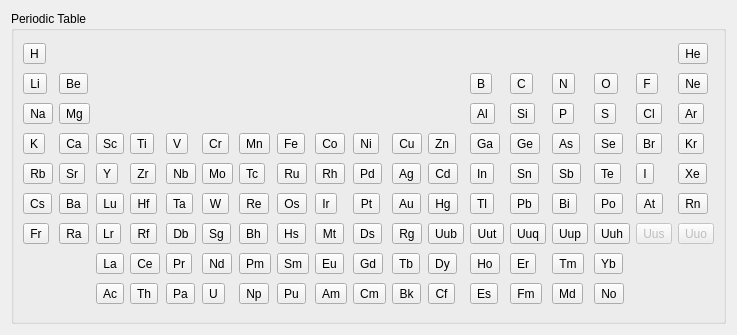
<ui version="4.0" >
 <class>PeriodicTableDialog</class>
 <widget class="QDialog" name="PeriodicTableDialog" >
  <property name="geometry" >
   <rect>
    <x>0</x>
    <y>0</y>
    <width>585</width>
    <height>335</height>
   </rect>
  </property>
  <property name="windowTitle" >
   <string>Periodic Table</string>
  </property>
  <layout class="QGridLayout" >
   <item row="0" column="0" >
    <widget class="QGroupBox" name="groupBox" >
     <property name="title" >
      <string>Periodic Table</string>
     </property>
     <layout class="QGridLayout" >
      <item row="0" column="0" >
       <widget class="QToolButton" name="toolButton" >
        <property name="text" >
         <string>H</string>
        </property>
       </widget>
      </item>
      <item row="0" column="17" >
       <widget class="QToolButton" name="toolButton_2" >
        <property name="text" >
         <string>He</string>
        </property>
       </widget>
      </item>
      <item row="1" column="0" >
       <widget class="QToolButton" name="toolButton_3" >
        <property name="text" >
         <string>Li</string>
        </property>
       </widget>
      </item>
      <item row="1" column="1" >
       <widget class="QToolButton" name="toolButton_4" >
        <property name="text" >
         <string>Be</string>
        </property>
       </widget>
      </item>
      <item row="1" column="12" >
       <widget class="QToolButton" name="toolButton_5" >
        <property name="text" >
         <string>B</string>
        </property>
       </widget>
      </item>
      <item row="1" column="13" >
       <widget class="QToolButton" name="toolButton_6" >
        <property name="text" >
         <string>C</string>
        </property>
       </widget>
      </item>
      <item row="1" column="14" >
       <widget class="QToolButton" name="toolButton_7" >
        <property name="text" >
         <string>N</string>
        </property>
       </widget>
      </item>
      <item row="1" column="15" >
       <widget class="QToolButton" name="toolButton_8" >
        <property name="text" >
         <string>O</string>
        </property>
       </widget>
      </item>
      <item row="1" column="16" >
       <widget class="QToolButton" name="toolButton_9" >
        <property name="text" >
         <string>F</string>
        </property>
       </widget>
      </item>
      <item row="1" column="17" >
       <widget class="QToolButton" name="toolButton_10" >
        <property name="text" >
         <string>Ne</string>
        </property>
       </widget>
      </item>
      <item row="2" column="0" >
       <widget class="QToolButton" name="toolButton_11" >
        <property name="text" >
         <string>Na</string>
        </property>
       </widget>
      </item>
      <item row="2" column="1" >
       <widget class="QToolButton" name="toolButton_12" >
        <property name="text" >
         <string>Mg</string>
        </property>
       </widget>
      </item>
      <item row="2" column="12" >
       <widget class="QToolButton" name="toolButton_13" >
        <property name="text" >
         <string>Al</string>
        </property>
       </widget>
      </item>
      <item row="2" column="13" >
       <widget class="QToolButton" name="toolButton_14" >
        <property name="text" >
         <string>Si</string>
        </property>
       </widget>
      </item>
      <item row="2" column="14" >
       <widget class="QToolButton" name="toolButton_15" >
        <property name="text" >
         <string>P</string>
        </property>
       </widget>
      </item>
      <item row="2" column="15" >
       <widget class="QToolButton" name="toolButton_16" >
        <property name="text" >
         <string>S</string>
        </property>
       </widget>
      </item>
      <item row="2" column="16" >
       <widget class="QToolButton" name="toolButton_17" >
        <property name="text" >
         <string>Cl</string>
        </property>
       </widget>
      </item>
      <item row="2" column="17" >
       <widget class="QToolButton" name="toolButton_18" >
        <property name="text" >
         <string>Ar</string>
        </property>
       </widget>
      </item>
      <item row="3" column="0" >
       <widget class="QToolButton" name="toolButton_19" >
        <property name="text" >
         <string>K</string>
        </property>
       </widget>
      </item>
      <item row="3" column="1" >
       <widget class="QToolButton" name="toolButton_20" >
        <property name="text" >
         <string>Ca</string>
        </property>
       </widget>
      </item>
      <item row="3" column="2" >
       <widget class="QToolButton" name="toolButton_21" >
        <property name="text" >
         <string>Sc</string>
        </property>
       </widget>
      </item>
      <item row="3" column="3" >
       <widget class="QToolButton" name="toolButton_22" >
        <property name="text" >
         <string>Ti</string>
        </property>
       </widget>
      </item>
      <item row="3" column="4" >
       <widget class="QToolButton" name="toolButton_23" >
        <property name="text" >
         <string>V</string>
        </property>
       </widget>
      </item>
      <item row="3" column="5" >
       <widget class="QToolButton" name="toolButton_24" >
        <property name="text" >
         <string>Cr</string>
        </property>
       </widget>
      </item>
      <item row="3" column="6" >
       <widget class="QToolButton" name="toolButton_25" >
        <property name="text" >
         <string>Mn</string>
        </property>
       </widget>
      </item>
      <item row="3" column="7" >
       <widget class="QToolButton" name="toolButton_26" >
        <property name="text" >
         <string>Fe</string>
        </property>
       </widget>
      </item>
      <item row="3" column="8" >
       <widget class="QToolButton" name="toolButton_27" >
        <property name="text" >
         <string>Co</string>
        </property>
       </widget>
      </item>
      <item row="3" column="9" >
       <widget class="QToolButton" name="toolButton_28" >
        <property name="text" >
         <string>Ni</string>
        </property>
       </widget>
      </item>
      <item row="3" column="10" >
       <widget class="QToolButton" name="toolButton_29" >
        <property name="text" >
         <string>Cu</string>
        </property>
       </widget>
      </item>
      <item row="3" column="11" >
       <widget class="QToolButton" name="toolButton_30" >
        <property name="text" >
         <string>Zn</string>
        </property>
       </widget>
      </item>
      <item row="3" column="12" >
       <widget class="QToolButton" name="toolButton_31" >
        <property name="text" >
         <string>Ga</string>
        </property>
       </widget>
      </item>
      <item row="3" column="13" >
       <widget class="QToolButton" name="toolButton_32" >
        <property name="text" >
         <string>Ge</string>
        </property>
       </widget>
      </item>
      <item row="3" column="14" >
       <widget class="QToolButton" name="toolButton_33" >
        <property name="text" >
         <string>As</string>
        </property>
       </widget>
      </item>
      <item row="3" column="15" >
       <widget class="QToolButton" name="toolButton_34" >
        <property name="text" >
         <string>Se</string>
        </property>
       </widget>
      </item>
      <item row="3" column="16" >
       <widget class="QToolButton" name="toolButton_35" >
        <property name="text" >
         <string>Br</string>
        </property>
       </widget>
      </item>
      <item row="3" column="17" >
       <widget class="QToolButton" name="toolButton_36" >
        <property name="text" >
         <string>Kr</string>
        </property>
       </widget>
      </item>
      <item row="4" column="0" >
       <widget class="QToolButton" name="toolButton_37" >
        <property name="text" >
         <string>Rb</string>
        </property>
       </widget>
      </item>
      <item row="4" column="1" >
       <widget class="QToolButton" name="toolButton_38" >
        <property name="text" >
         <string>Sr</string>
        </property>
       </widget>
      </item>
      <item row="4" column="2" >
       <widget class="QToolButton" name="toolButton_39" >
        <property name="text" >
         <string>Y</string>
        </property>
       </widget>
      </item>
      <item row="4" column="3" >
       <widget class="QToolButton" name="toolButton_40" >
        <property name="text" >
         <string>Zr</string>
        </property>
       </widget>
      </item>
      <item row="4" column="4" >
       <widget class="QToolButton" name="toolButton_41" >
        <property name="text" >
         <string>Nb</string>
        </property>
       </widget>
      </item>
      <item row="4" column="5" >
       <widget class="QToolButton" name="toolButton_42" >
        <property name="text" >
         <string>Mo</string>
        </property>
       </widget>
      </item>
      <item row="4" column="6" >
       <widget class="QToolButton" name="toolButton_43" >
        <property name="text" >
         <string>Tc</string>
        </property>
       </widget>
      </item>
      <item row="4" column="7" >
       <widget class="QToolButton" name="toolButton_44" >
        <property name="text" >
         <string>Ru</string>
        </property>
       </widget>
      </item>
      <item row="4" column="8" >
       <widget class="QToolButton" name="toolButton_45" >
        <property name="text" >
         <string>Rh</string>
        </property>
       </widget>
      </item>
      <item row="4" column="9" >
       <widget class="QToolButton" name="toolButton_46" >
        <property name="text" >
         <string>Pd</string>
        </property>
       </widget>
      </item>
      <item row="4" column="10" >
       <widget class="QToolButton" name="toolButton_47" >
        <property name="text" >
         <string>Ag</string>
        </property>
       </widget>
      </item>
      <item row="4" column="11" >
       <widget class="QToolButton" name="toolButton_48" >
        <property name="text" >
         <string>Cd</string>
        </property>
       </widget>
      </item>
      <item row="4" column="12" >
       <widget class="QToolButton" name="toolButton_49" >
        <property name="text" >
         <string>In</string>
        </property>
       </widget>
      </item>
      <item row="4" column="13" >
       <widget class="QToolButton" name="toolButton_50" >
        <property name="text" >
         <string>Sn</string>
        </property>
       </widget>
      </item>
      <item row="4" column="14" >
       <widget class="QToolButton" name="toolButton_51" >
        <property name="text" >
         <string>Sb</string>
        </property>
       </widget>
      </item>
      <item row="4" column="15" >
       <widget class="QToolButton" name="toolButton_52" >
        <property name="text" >
         <string>Te</string>
        </property>
       </widget>
      </item>
      <item row="4" column="16" >
       <widget class="QToolButton" name="toolButton_53" >
        <property name="text" >
         <string>I</string>
        </property>
       </widget>
      </item>
      <item row="4" column="17" >
       <widget class="QToolButton" name="toolButton_54" >
        <property name="text" >
         <string>Xe</string>
        </property>
       </widget>
      </item>
      <item row="5" column="0" >
       <widget class="QToolButton" name="toolButton_55" >
        <property name="text" >
         <string>Cs</string>
        </property>
       </widget>
      </item>
      <item row="5" column="1" >
       <widget class="QToolButton" name="toolButton_56" >
        <property name="text" >
         <string>Ba</string>
        </property>
       </widget>
      </item>
      <item row="5" column="2" >
       <widget class="QToolButton" name="toolButton_71" >
        <property name="text" >
         <string>Lu</string>
        </property>
       </widget>
      </item>
      <item row="5" column="3" >
       <widget class="QToolButton" name="toolButton_72" >
        <property name="text" >
         <string>Hf</string>
        </property>
       </widget>
      </item>
      <item row="5" column="4" >
       <widget class="QToolButton" name="toolButton_73" >
        <property name="text" >
         <string>Ta</string>
        </property>
       </widget>
      </item>
      <item row="5" column="5" >
       <widget class="QToolButton" name="toolButton_74" >
        <property name="text" >
         <string>W</string>
        </property>
       </widget>
      </item>
      <item row="5" column="6" >
       <widget class="QToolButton" name="toolButton_75" >
        <property name="text" >
         <string>Re</string>
        </property>
       </widget>
      </item>
      <item row="5" column="7" >
       <widget class="QToolButton" name="toolButton_76" >
        <property name="text" >
         <string>Os</string>
        </property>
       </widget>
      </item>
      <item row="5" column="8" >
       <widget class="QToolButton" name="toolButton_77" >
        <property name="text" >
         <string>Ir</string>
        </property>
       </widget>
      </item>
      <item row="5" column="9" >
       <widget class="QToolButton" name="toolButton_78" >
        <property name="text" >
         <string>Pt</string>
        </property>
       </widget>
      </item>
      <item row="5" column="10" >
       <widget class="QToolButton" name="toolButton_79" >
        <property name="text" >
         <string>Au</string>
        </property>
       </widget>
      </item>
      <item row="5" column="11" >
       <widget class="QToolButton" name="toolButton_80" >
        <property name="text" >
         <string>Hg</string>
        </property>
       </widget>
      </item>
      <item row="5" column="12" >
       <widget class="QToolButton" name="toolButton_81" >
        <property name="text" >
         <string>Tl</string>
        </property>
       </widget>
      </item>
      <item row="5" column="13" >
       <widget class="QToolButton" name="toolButton_82" >
        <property name="text" >
         <string>Pb</string>
        </property>
       </widget>
      </item>
      <item row="5" column="14" >
       <widget class="QToolButton" name="toolButton_83" >
        <property name="text" >
         <string>Bi</string>
        </property>
       </widget>
      </item>
      <item row="5" column="15" >
       <widget class="QToolButton" name="toolButton_84" >
        <property name="text" >
         <string>Po</string>
        </property>
       </widget>
      </item>
      <item row="5" column="16" >
       <widget class="QToolButton" name="toolButton_85" >
        <property name="text" >
         <string>At</string>
        </property>
       </widget>
      </item>
      <item row="5" column="17" >
       <widget class="QToolButton" name="toolButton_86" >
        <property name="text" >
         <string>Rn</string>
        </property>
       </widget>
      </item>
      <item row="6" column="0" >
       <widget class="QToolButton" name="toolButton_87" >
        <property name="text" >
         <string>Fr</string>
        </property>
       </widget>
      </item>
      <item row="6" column="1" >
       <widget class="QToolButton" name="toolButton_88" >
        <property name="text" >
         <string>Ra</string>
        </property>
       </widget>
      </item>
      <item row="6" column="2" >
       <widget class="QToolButton" name="toolButton_103" >
        <property name="text" >
         <string>Lr</string>
        </property>
       </widget>
      </item>
      <item row="6" column="3" >
       <widget class="QToolButton" name="toolButton_104" >
        <property name="text" >
         <string>Rf</string>
        </property>
       </widget>
      </item>
      <item row="6" column="4" >
       <widget class="QToolButton" name="toolButton_105" >
        <property name="text" >
         <string>Db</string>
        </property>
       </widget>
      </item>
      <item row="6" column="5" >
       <widget class="QToolButton" name="toolButton_106" >
        <property name="text" >
         <string>Sg</string>
        </property>
       </widget>
      </item>
      <item row="6" column="6" >
       <widget class="QToolButton" name="toolButton_107" >
        <property name="text" >
         <string>Bh</string>
        </property>
       </widget>
      </item>
      <item row="6" column="7" >
       <widget class="QToolButton" name="toolButton_108" >
        <property name="text" >
         <string>Hs</string>
        </property>
       </widget>
      </item>
      <item row="6" column="8" >
       <widget class="QToolButton" name="toolButton_109" >
        <property name="text" >
         <string>Mt</string>
        </property>
       </widget>
      </item>
      <item row="6" column="9" >
       <widget class="QToolButton" name="toolButton_110" >
        <property name="text" >
         <string>Ds</string>
        </property>
       </widget>
      </item>
      <item row="6" column="10" >
       <widget class="QToolButton" name="toolButton_111" >
        <property name="text" >
         <string>Rg</string>
        </property>
       </widget>
      </item>
      <item row="6" column="11" >
       <widget class="QToolButton" name="toolButton_112" >
        <property name="text" >
         <string>Uub</string>
        </property>
       </widget>
      </item>
      <item row="6" column="12" >
       <widget class="QToolButton" name="toolButton_113" >
        <property name="text" >
         <string>Uut</string>
        </property>
       </widget>
      </item>
      <item row="6" column="13" >
       <widget class="QToolButton" name="toolButton_114" >
        <property name="text" >
         <string>Uuq</string>
        </property>
       </widget>
      </item>
      <item row="6" column="14" >
       <widget class="QToolButton" name="toolButton_115" >
        <property name="text" >
         <string>Uup</string>
        </property>
       </widget>
      </item>
      <item row="6" column="15" >
       <widget class="QToolButton" name="toolButton_116" >
        <property name="text" >
         <string>Uuh</string>
        </property>
       </widget>
      </item>
      <item row="6" column="16" >
       <widget class="QToolButton" name="toolButton_117" >
        <property name="enabled" >
         <bool>false</bool>
        </property>
        <property name="text" >
         <string>Uus</string>
        </property>
       </widget>
      </item>
      <item row="6" column="17" >
       <widget class="QToolButton" name="toolButton_118" >
        <property name="enabled" >
         <bool>false</bool>
        </property>
        <property name="text" >
         <string>Uuo</string>
        </property>
       </widget>
      </item>
      <item row="7" column="2" >
       <widget class="QToolButton" name="toolButton_57" >
        <property name="text" >
         <string>La</string>
        </property>
       </widget>
      </item>
      <item row="7" column="3" >
       <widget class="QToolButton" name="toolButton_58" >
        <property name="text" >
         <string>Ce</string>
        </property>
       </widget>
      </item>
      <item row="7" column="4" >
       <widget class="QToolButton" name="toolButton_59" >
        <property name="text" >
         <string>Pr</string>
        </property>
       </widget>
      </item>
      <item row="7" column="5" >
       <widget class="QToolButton" name="toolButton_60" >
        <property name="text" >
         <string>Nd</string>
        </property>
       </widget>
      </item>
      <item row="7" column="6" >
       <widget class="QToolButton" name="toolButton_61" >
        <property name="text" >
         <string>Pm</string>
        </property>
       </widget>
      </item>
      <item row="7" column="7" >
       <widget class="QToolButton" name="toolButton_62" >
        <property name="text" >
         <string>Sm</string>
        </property>
       </widget>
      </item>
      <item row="7" column="8" >
       <widget class="QToolButton" name="toolButton_63" >
        <property name="text" >
         <string>Eu</string>
        </property>
       </widget>
      </item>
      <item row="7" column="9" >
       <widget class="QToolButton" name="toolButton_64" >
        <property name="text" >
         <string>Gd</string>
        </property>
       </widget>
      </item>
      <item row="7" column="10" >
       <widget class="QToolButton" name="toolButton_65" >
        <property name="text" >
         <string>Tb</string>
        </property>
       </widget>
      </item>
      <item row="7" column="11" >
       <widget class="QToolButton" name="toolButton_66" >
        <property name="text" >
         <string>Dy</string>
        </property>
       </widget>
      </item>
      <item row="7" column="12" >
       <widget class="QToolButton" name="toolButton_67" >
        <property name="text" >
         <string>Ho</string>
        </property>
       </widget>
      </item>
      <item row="7" column="13" >
       <widget class="QToolButton" name="toolButton_68" >
        <property name="text" >
         <string>Er</string>
        </property>
       </widget>
      </item>
      <item row="7" column="14" >
       <widget class="QToolButton" name="toolButton_69" >
        <property name="text" >
         <string>Tm</string>
        </property>
       </widget>
      </item>
      <item row="7" column="15" >
       <widget class="QToolButton" name="toolButton_70" >
        <property name="text" >
         <string>Yb</string>
        </property>
       </widget>
      </item>
      <item row="8" column="2" >
       <widget class="QToolButton" name="toolButton_89" >
        <property name="text" >
         <string>Ac</string>
        </property>
       </widget>
      </item>
      <item row="8" column="3" >
       <widget class="QToolButton" name="toolButton_90" >
        <property name="text" >
         <string>Th</string>
        </property>
       </widget>
      </item>
      <item row="8" column="4" >
       <widget class="QToolButton" name="toolButton_91" >
        <property name="text" >
         <string>Pa</string>
        </property>
       </widget>
      </item>
      <item row="8" column="5" >
       <widget class="QToolButton" name="toolButton_92" >
        <property name="text" >
         <string>U</string>
        </property>
       </widget>
      </item>
      <item row="8" column="6" >
       <widget class="QToolButton" name="toolButton_93" >
        <property name="text" >
         <string>Np</string>
        </property>
       </widget>
      </item>
      <item row="8" column="7" >
       <widget class="QToolButton" name="toolButton_94" >
        <property name="text" >
         <string>Pu</string>
        </property>
       </widget>
      </item>
      <item row="8" column="8" >
       <widget class="QToolButton" name="toolButton_95" >
        <property name="text" >
         <string>Am</string>
        </property>
       </widget>
      </item>
      <item row="8" column="9" >
       <widget class="QToolButton" name="toolButton_96" >
        <property name="text" >
         <string>Cm</string>
        </property>
       </widget>
      </item>
      <item row="8" column="10" >
       <widget class="QToolButton" name="toolButton_97" >
        <property name="text" >
         <string>Bk</string>
        </property>
       </widget>
      </item>
      <item row="8" column="11" >
       <widget class="QToolButton" name="toolButton_98" >
        <property name="text" >
         <string>Cf</string>
        </property>
       </widget>
      </item>
      <item row="8" column="12" >
       <widget class="QToolButton" name="toolButton_99" >
        <property name="text" >
         <string>Es</string>
        </property>
       </widget>
      </item>
      <item row="8" column="13" >
       <widget class="QToolButton" name="toolButton_100" >
        <property name="text" >
         <string>Fm</string>
        </property>
       </widget>
      </item>
      <item row="8" column="14" >
       <widget class="QToolButton" name="toolButton_101" >
        <property name="text" >
         <string>Md</string>
        </property>
       </widget>
      </item>
      <item row="8" column="15" >
       <widget class="QToolButton" name="toolButton_102" >
        <property name="text" >
         <string>No</string>
        </property>
       </widget>
      </item>
     </layout>
    </widget>
   </item>
  </layout>
 </widget>
 <resources/>
 <connections/>
</ui>
